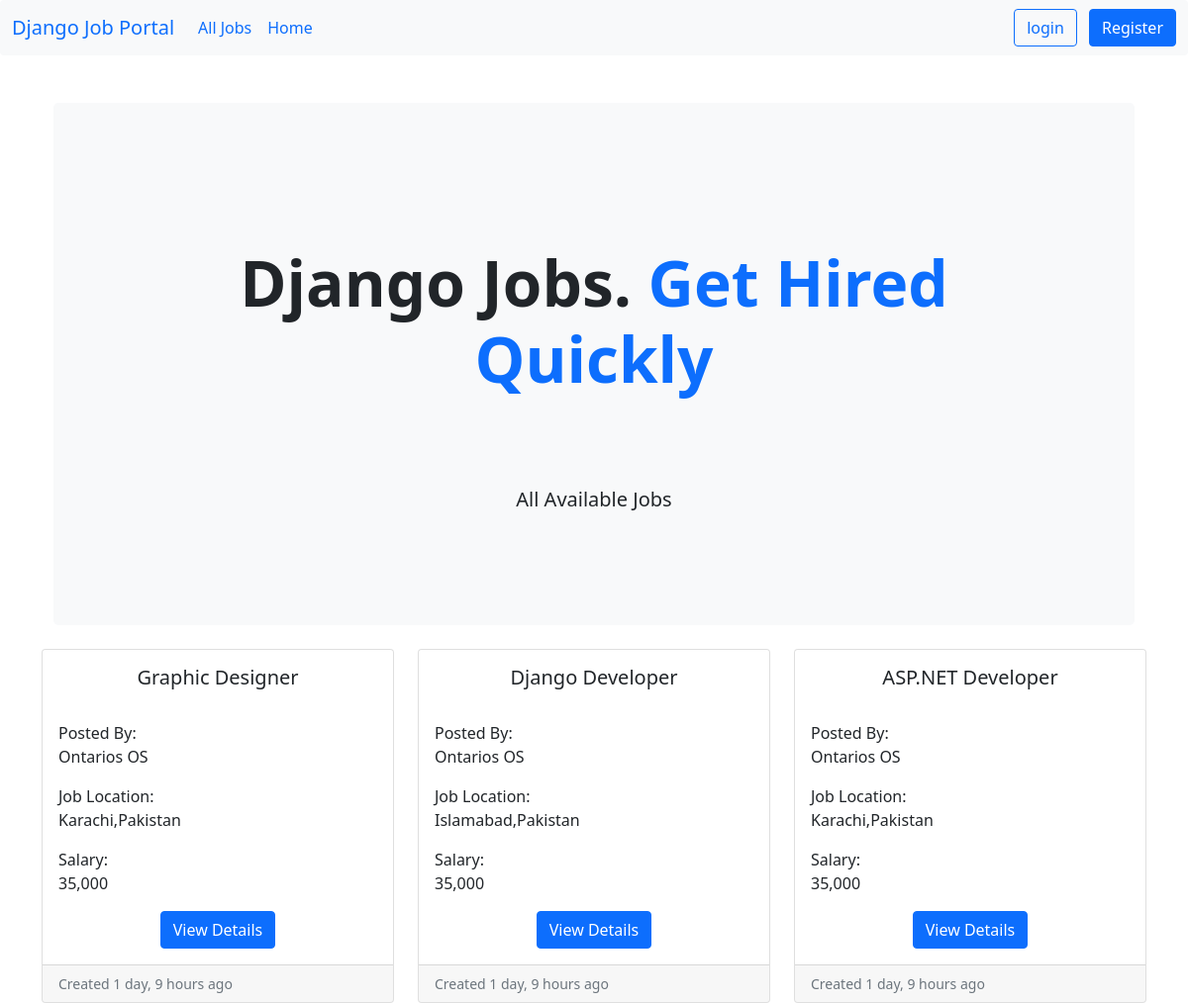
The page /job-listing/ on the database as committed earlier.
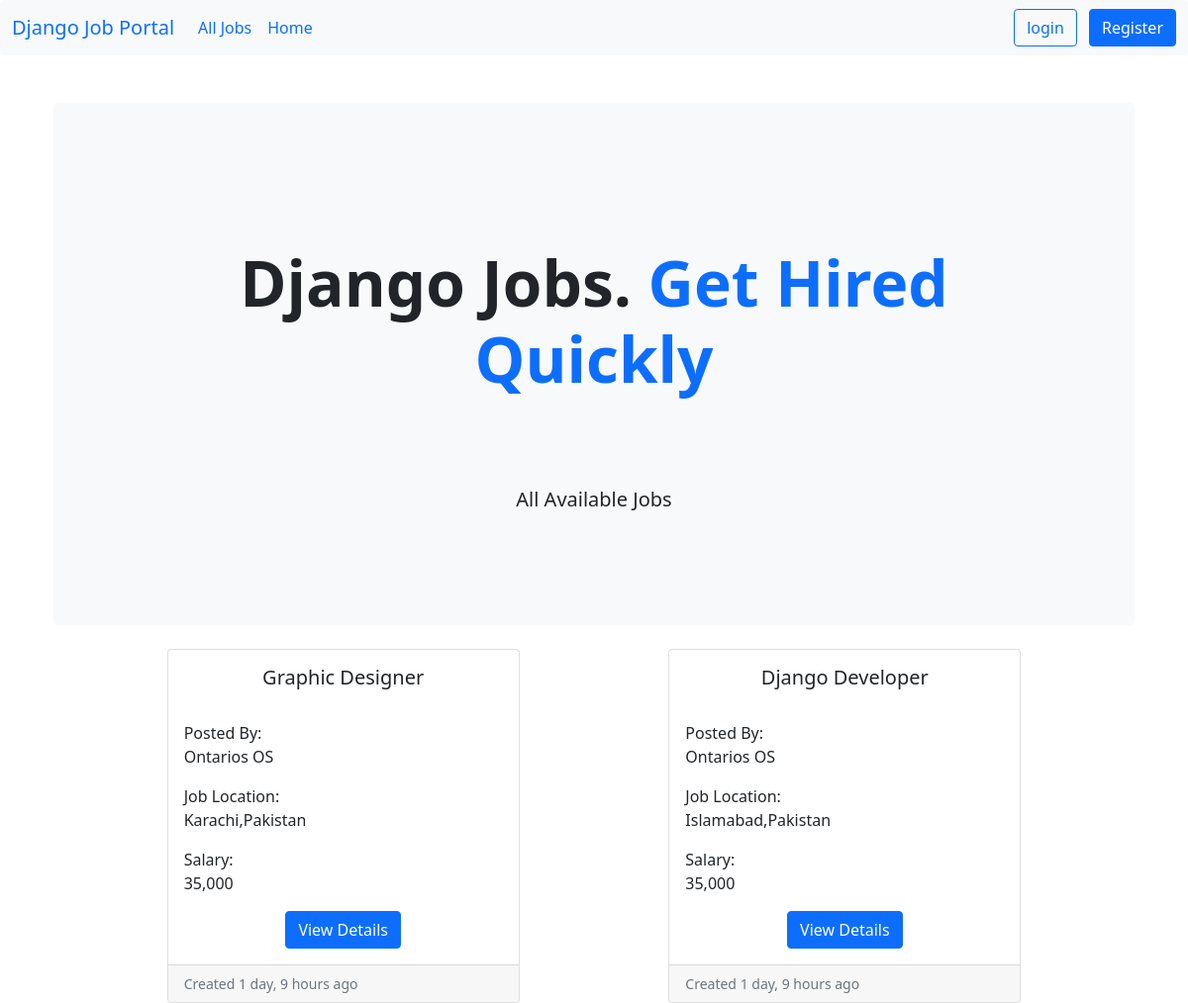
The same page on the database as committed later.
### job/models.py (models this page shows, shortened)
class Job(models.Model):
    job_type_choices=(
        ('Remote','Remote'),
        ('Onsite','Onsite'),
        ('Hybrid','Hybrid')
    )
    user=models.ForeignKey(User,on_delete=models.CASCADE)
    company=models.ForeignKey(Company,on_delete=models.CASCADE)
    title = models.CharField(max_length=100)
    city=models.CharField(max_length=100)
    salary=models.PositiveIntegerField(default=35000)
    requirements=models.TextField()
    ideal_candidates=models.TextField()
    is_available=models.BooleanField(default=True)
    timestamp=models.DateTimeField(auto_now_add=True)
    industry=models.ForeignKey(Industry,on_delete=models.DO_NOTHING,null=True,blank=True)
    state=models.ForeignKey(State,on_delete=models.DO_NOTHING,null=True,blank=True)
    job_type=models.CharField(max_length=20,choices=job_type_choices,null=True,blank=True)

class State(models.Model):
    name=models.CharField(max_length=100)
    def __str__(self) -> str:
        return self.name

### company/models.py (models this page shows)
class Company(models.Model):
    user=models.OneToOneField(User,on_delete=models.CASCADE)
    name=models.CharField(max_length=100,null=True,blank=True)
    est_date=models.CharField(max_length=100,null=True,blank=True)
    city=models.CharField(max_length=100,null=True,blank=True)
    state=models.CharField(max_length=100,null=True,blank=True)
    def __str__(self):
        return self.name

### website/views.py (the view)
# urls.py: path('job-listing/',views.job_listing,name='job-listing'),
def job_listing(request):
    jobs=Job.objects.filter(is_available=True).order_by('-timestamp')
    context={'jobs':jobs}
    return render(request, 'website/job_listing.html',context)

### templates/website/job_listing.html
{% extends "base.html" %}
{% load humanize %}
{% block content %}
    <section class="container mt-5">
        <div class="p-5 mb-4 bg-light rounded-3">
            <div class="container-fluid py-5">
                <h2 class="my-5 display-3 fw-bold ls-dark text-center">
                    Django Jobs.
                    <span class="text-primary">Get Hired Quickly</span>
                </h2><br>
                <p class="text-center fs-5 mt-3">
                    All Available Jobs
                </p>
            </div>
        </div>
    </section>
    <div class="row row-cols-1 row-cols-md-3 g-4 justify-content-evenly">
        {% if jobs %}
        {% for job in jobs %}
        <div class="col">
            <div class="card h-100">
                <div class="card-body">
                    <h5 class="card-title text-center">{{job.title}}</h5><br>
                    <p class="card-text"> Posted By: <br>{{job.company}}</p>
                    <p class="card-text">Job Location:<br> {{job.city}},{{job.state}}</p>
                    <p class="card-text">Salary:<br> {{job.salary|intcomma}}</p>
                    <div class="text-center">
                    <a class="btn btn-primary btn-small" href="{% url 'job-details' job.pk %}">View Details</a>
                    </div>
                </div>
                <div class="card-footer">
                    <small class="text-muted">Created {{job.timestamp|naturaltime}}</small>
                </div>
            </div>
        </div>
        {% endfor %}
        {% endif %}
    </div>
{% endblock content %}

Rows that differ between the two databases and show on the page:
no longer on this page (row edited): Job: title "ASP.NET Developer", company "Ontarios OS", city "Karachi", state "Pakistan", salary "35,000", timestamp "1 day, 9 hours ago"
